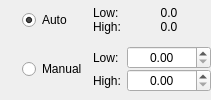
        <widget class="QWidget" name="widget_20" native="true">
         <layout class="QHBoxLayout" name="horizontalLayout_4">
          <property name="leftMargin">
           <number>0</number>
          </property>
          <property name="topMargin">
           <number>0</number>
          </property>
          <property name="rightMargin">
           <number>0</number>
          </property>
          <property name="bottomMargin">
           <number>0</number>
          </property>
          <item>
           <spacer name="horizontalSpacer_15">
            <property name="orientation">
             <enum>Qt::Horizontal</enum>
            </property>
            <property name="sizeType">
             <enum>QSizePolicy::Expanding</enum>
            </property>
            <property name="sizeHint" stdset="0">
             <size>
              <width>0</width>
              <height>20</height>
             </size>
            </property>
           </spacer>
          </item>
          <item>
           <widget class="QWidget" name="depthAutoManualWidget" native="true">
            <layout class="QGridLayout" name="gridLayout_4">
             <property name="leftMargin">
              <number>0</number>
             </property>
             <property name="topMargin">
              <number>0</number>
             </property>
             <property name="rightMargin">
              <number>0</number>
             </property>
             <property name="bottomMargin">
              <number>0</number>
             </property>
             <item row="0" column="2">
              <widget class="QWidget" name="depthAutoWidget" native="true">
               <layout class="QGridLayout" name="gridLayout_7">
                <property name="leftMargin">
                 <number>0</number>
                </property>
                <property name="topMargin">
                 <number>0</number>
                </property>
                <property name="rightMargin">
                 <number>0</number>
                </property>
                <property name="bottomMargin">
                 <number>0</number>
                </property>
                <property name="verticalSpacing">
                 <number>0</number>
                </property>
                <item row="1" column="1">
                 <widget class="QLabel" name="highDepthAutoValueLabel2">
                  <property name="sizePolicy">
                   <sizepolicy hsizetype="Expanding" vsizetype="Preferred">
                    <horstretch>0</horstretch>
                    <verstretch>0</verstretch>
                   </sizepolicy>
                  </property>
                  <property name="text">
                   <string>0.0</string>
                  </property>
                  <property name="alignment">
                   <set>Qt::AlignCenter</set>
                  </property>
                 </widget>
                </item>
                <item row="0" column="1">
                 <widget class="QLabel" name="lowDepthAutoValueLabel2">
                  <property name="sizePolicy">
                   <sizepolicy hsizetype="Expanding" vsizetype="Preferred">
                    <horstretch>0</horstretch>
                    <verstretch>0</verstretch>
                   </sizepolicy>
                  </property>
                  <property name="text">
                   <string>0.0</string>
                  </property>
                  <property name="alignment">
                   <set>Qt::AlignCenter</set>
                  </property>
                 </widget>
                </item>
                <item row="1" column="0">
                 <widget class="QLabel" name="highDepthAutoValueLabel1">
                  <property name="sizePolicy">
                   <sizepolicy hsizetype="Minimum" vsizetype="Preferred">
                    <horstretch>0</horstretch>
                    <verstretch>0</verstretch>
                   </sizepolicy>
                  </property>
                  <property name="text">
                   <string>High:</string>
                  </property>
                 </widget>
                </item>
                <item row="0" column="0">
                 <widget class="QLabel" name="lowDepthAutoValueLabel1">
                  <property name="sizePolicy">
                   <sizepolicy hsizetype="Minimum" vsizetype="Preferred">
                    <horstretch>0</horstretch>
                    <verstretch>0</verstretch>
                   </sizepolicy>
                  </property>
                  <property name="text">
                   <string>Low:</string>
                  </property>
                 </widget>
                </item>
               </layout>
              </widget>
             </item>
             <item row="2" column="2">
              <widget class="QWidget" name="depthManualWidget" native="true">
               <layout class="QGridLayout" name="gridLayout_8">
                <property name="leftMargin">
                 <number>0</number>
                </property>
                <property name="topMargin">
                 <number>0</number>
                </property>
                <property name="rightMargin">
                 <number>0</number>
                </property>
                <property name="bottomMargin">
                 <number>0</number>
                </property>
                <property name="verticalSpacing">
                 <number>0</number>
                </property>
                <item row="0" column="1">
                 <widget class="QDoubleSpinBox" name="lowDepthValueSpinBox">
                  <property name="focusPolicy">
                   <enum>Qt::StrongFocus</enum>
                  </property>
                  <property name="alignment">
                   <set>Qt::AlignCenter</set>
                  </property>
                  <property name="maximum">
                   <double>1000000.000000000000000</double>
                  </property>
                  <property name="singleStep">
                   <double>1.000000000000000</double>
                  </property>
                 </widget>
                </item>
                <item row="1" column="1">
                 <widget class="QDoubleSpinBox" name="highDepthValueSpinBox">
                  <property name="focusPolicy">
                   <enum>Qt::StrongFocus</enum>
                  </property>
                  <property name="alignment">
                   <set>Qt::AlignCenter</set>
                  </property>
                  <property name="maximum">
                   <double>1000000.000000000000000</double>
                  </property>
                  <property name="singleStep">
                   <double>1.000000000000000</double>
                  </property>
                 </widget>
                </item>
                <item row="1" column="0">
                 <widget class="QLabel" name="highDepthValueLabel">
                  <property name="text">
                   <string>High:</string>
                  </property>
                 </widget>
                </item>
                <item row="0" column="0">
                 <widget class="QLabel" name="lowDepthValueLabel">
                  <property name="text">
                   <string>Low:</string>
                  </property>
                 </widget>
                </item>
               </layout>
              </widget>
             </item>
             <item row="0" column="1">
              <widget class="QRadioButton" name="depthValueAutoRadioButton">
               <property name="focusPolicy">
                <enum>Qt::StrongFocus</enum>
               </property>
               <property name="text">
                <string>Auto</string>
               </property>
               <property name="checked">
                <bool>true</bool>
               </property>
              </widget>
             </item>
             <item row="2" column="1">
              <widget class="QRadioButton" name="depthValueManualRadioButton">
               <property name="focusPolicy">
                <enum>Qt::StrongFocus</enum>
               </property>
               <property name="text">
                <string>Manual</string>
               </property>
              </widget>
             </item>
             <item row="0" column="0">
              <widget class="InfoTextWidget" name="depthAutoValuesInfoText" native="true">
               <property name="sizePolicy">
                <sizepolicy hsizetype="Fixed" vsizetype="Fixed">
                 <horstretch>0</horstretch>
                 <verstretch>0</verstretch>
                </sizepolicy>
               </property>
               <property name="minimumSize">
                <size>
                 <width>16</width>
                 <height>16</height>
                </size>
               </property>
               <property name="toolTip">
                <string>When set to 'Auto', the low depth value is set to the first quartile and the high depth value is set to the third quartile.</string>
               </property>
              </widget>
             </item>
             <item row="2" column="0">
              <widget class="InfoTextWidget" name="depthManualValuesInfoText" native="true">
               <property name="sizePolicy">
                <sizepolicy hsizetype="Fixed" vsizetype="Fixed">
                 <horstretch>0</horstretch>
                 <verstretch>0</verstretch>
                </sizepolicy>
               </property>
               <property name="minimumSize">
                <size>
                 <width>16</width>
                 <height>16</height>
                </size>
               </property>
               <property name="toolTip">
                <string>When set to 'Manual', you can specify the values used for depth colouring.</string>
               </property>
              </widget>
             </item>
            </layout>
           </widget>
          </item>
          <item>
           <spacer name="horizontalSpacer_16">
            <property name="orientation">
             <enum>Qt::Horizontal</enum>
            </property>
            <property name="sizeType">
             <enum>QSizePolicy::Expanding</enum>
            </property>
            <property name="sizeHint" stdset="0">
             <size>
              <width>0</width>
              <height>20</height>
             </size>
            </property>
           </spacer>
          </item>
         </layout>
        </widget>
